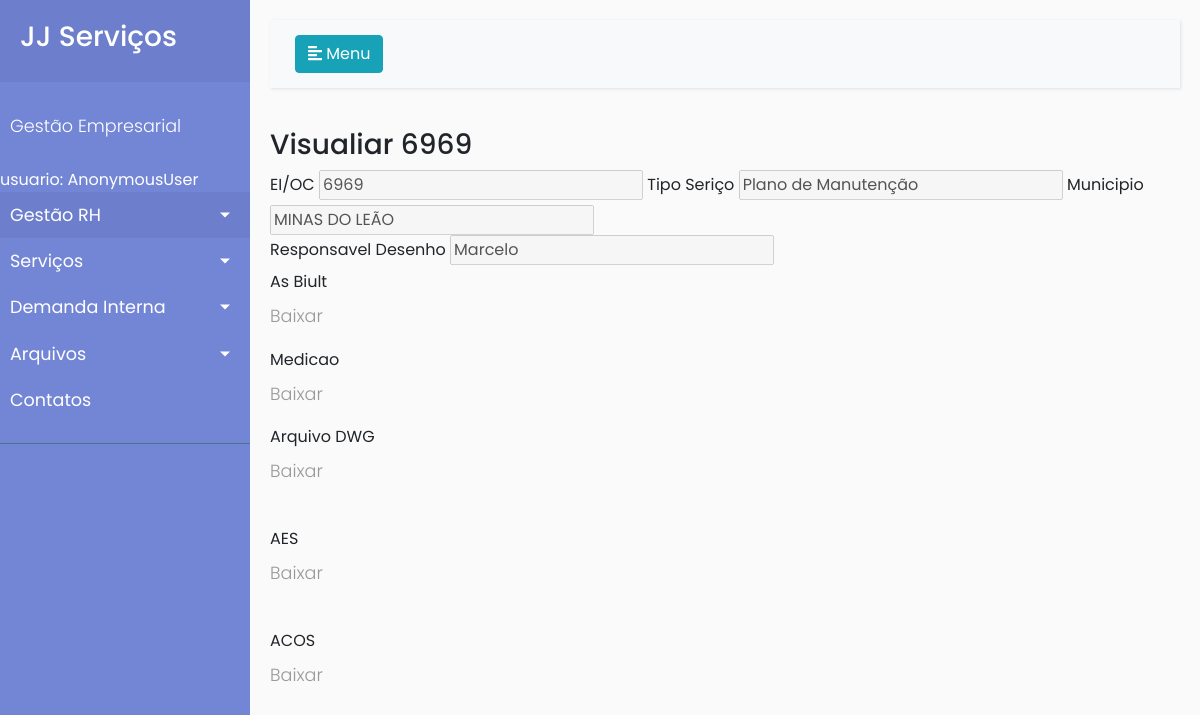
The page /arquivo/views/10 on the database its author committed.
### GestaoHR/models.py (models this page shows)
class BancoArquivos(models.Model):
    tipo_servico=[
        ('Plano de Manutenção','Plano de Manutenção'),
        ('Desenho tecnico','Desenho tecnico'),
        ('Ocorrência','Ocorrência'),
    ]
    Municipios = [
        ('ALVORADA','ALVORADA'),
        ('ARROIO DOS RATOS','ARROIO DOS RATOS'),
        ('BARRA DO RIBEIRO','BARRA DO RIBEIRO'),
        ('BUTIÁ','BUTIÁ'),
        ('CHARQUEADAS','CHARQUEADAS'),
        ('ELDORADO DO SUL','ELDORADO DO SUL'),
        ('GUAÍBA','GUAÍBA'),
        ('MARIANA PIMENTEL','MARIANA PIMENTEL'),
        ('MINAS DO LEÃO','MINAS DO LEÃO'),
        ('PANTANO GRANDE','PANTANO GRANDE'),
        ('PORTO ALEGRE','PORTO ALEGRE'),
        ('SÃO JERÔNIMO','SÃO JERÔNIMO'),
        ('VIAMÃO','VIAMÃO'),
        ('AMARAL FERRADOR','AMARAL FERRADOR'),
        ('ARAMBARÉ','ARAMBARÉ'),
        ('ARROIO DO PADRE','ARROIO DO PADRE'),
        ('ARROIO GRANDE','ARROIO GRANDE'),
        ('BAGÉ','BAGÉ'),
        ('BARAO DO TRIUNFO','BARAO DO TRIUNFO'),
        ('CAMAQUÃ','CAMAQUÃ'),
        ('CANDIOTA','CANDIOTA'),
        ('CANGUÇU','CANGUÇU'),
        ('CAPÃO DO LEÃO','CAPÃO DO LEÃO'),
        ('CERRITO','CERRITO'),
        ('CERRO GRANDE DO SUL','CERRO GRANDE DO SUL'),
        ('CHUÍ','CHUÍ'),
        ('CHUVISCA','CHUVISCA'),
        ('CRISTAL','CRISTAL'),
        ('DOM FELICIANO','BDOM FELICIANO'),
        ('DOM PEDRITO','DOM PEDRITO'),
        ('ENCRUZILHADA DO SUL','ENCRUZILHADA DO SUL'),
        ('HERVAL','HERVAL'),
        ('HULHA NEGRA','HULHA NEGRA'),
        ('JAGUARÃO','JAGUARÃO'),
        ('LAVRAS DO SUL','LAVRAS DO SUL'),
        ('MORRO REDONDO','MORRO REDONDO'),
        ('PEDRAS ALTAS','PEDRAS ALTAS'),
        ('PEDRO OSÓRIO','PEDRO OSÓRIO'),
        ('PELOTAS','PELOTAS'),
        ('JAGUARÃO','JAGUARÃO'),#aqui
        ('PINHEIRO MACHADO','PINHEIRO MACHADO'),
        ('PIRATINI','PIRATINI'),
        ('RIO GRANDE','RIO GRANDE'),
        ('SÃO LOURENÇO DO SUL','SÃO LOURENÇO DO SUL'),
        ('SENTINELA DO SUL','SENTINELA DO SUL'),
        ('Sertão Santana','Sertão Santana'),
        ('SANTA VITÓRIA DO PALMAR','SANTA VITÓRIA DO PALMAR'),
        ('TAPES','TAPES'),
    ]
    EI_OC = models.CharField(max_length=100, unique=True, blank=False, null=False)
    tipo = models.CharField(max_length=50, choices=tipo_servico, blank=False, null=False)
    municipio = models.CharField(max_length=50, choices=Municipios ,  blank=False, null=False)
    Responsavel = models.CharField(max_length=50, blank=False, null=False)
    AS_Biult = models.FileField(upload_to='media/desenhoservico/Arquivos/', blank=False, null=False)
    Medicao = models.FileField(upload_to='media/desenhoservico/Arquivos/', blank=True, null=True)
    DWG = models.FileField(upload_to='media/desenhoservico/Arquivos/', blank=True, null=True)
    AES = models.FileField(upload_to='media/desenhoservico/Arquivos/', blank=True, null=True)
    ACOS = models.FileField(upload_to='media/desenhoservico/Arquivos/', blank=True, null=True)

### GestaoHR/views.py (the view, shortened to what this page needs)
# urls.py: path('arquivo/views/<int:pk>', views.ArquivoViews.as_view(), name='verarquivos'),
class ArquivoViews(DetailView):
    model = BancoArquivos
    template_name = 'arqvuivo_unitario.html'
    context_object_name = 'detalhe'

### GestaoHR/templates/arqvuivo_unitario.html (shortened to what this page needs)
{% extends 'base.html' %}
{% block 'Material' %}
<h3>Visualiar {{detalhe.EI_OC}}</h3>
<div class="form-row">
    <div class="col">
    <label for="">EI/OC </label>
    <input type="text" value="{{detalhe.EI_OC}}" disabled>
    <label for=""> Tipo Seriço </label>
    <input type="text" value="{{detalhe.tipo}}" disabled>
    <label for="">Municipio</label>
    <input type="text" value="{{detalhe.municipio}}"disabled>
    </div>
</div>
<div class="form-row">
    <div class="col">
    <label for="">Responsavel Desenho </label>
    <input type="text" value="{{detalhe.Responsavel}}"disabled>
    <br><label for="">As Biult</label>
    <p><a href="{{detalhe.AS_Biult.url}}">Baixar</a></p>
    <label for="">Medicao</label>
    <p><a href="{{detalhe.Medicao.url}}">Baixar</a></p>
    <label for="">Arquivo DWG</label>
    <br><p><a href="{{detalhe.DWG.url}}">Baixar</a></p>
    <br><label for="">AES</label>
    <br><p><a href="{{detalhe.AES.url}}">Baixar</a></p>
    <br><label for="">ACOS</label>
    <br><p><a href="{{detalhe.ACOS.url}}">Baixar</a></p>
    </div>
</div>
{% endblock %}

### GestaoHR/static/CSS/style.css (style rules this page uses)
body { font-family: 'Poppins', sans-serif; background: #fafafa; }
p { font-family: 'Poppins', sans-serif; font-size: 1.1em; font-weight: 300; line-height: 1.7em; color: #999; }
a, a:hover, a:focus { color: inherit; text-decoration: none; transition: all 0.3s; }

### rows shown on the page
BancoArquivos: EI_OC "6969", tipo "Plano de Manutenção", municipio "MINAS DO LEÃO", Responsavel "Marcelo"

### other values the page prints
{{ request.user }} "AnonymousUser"
